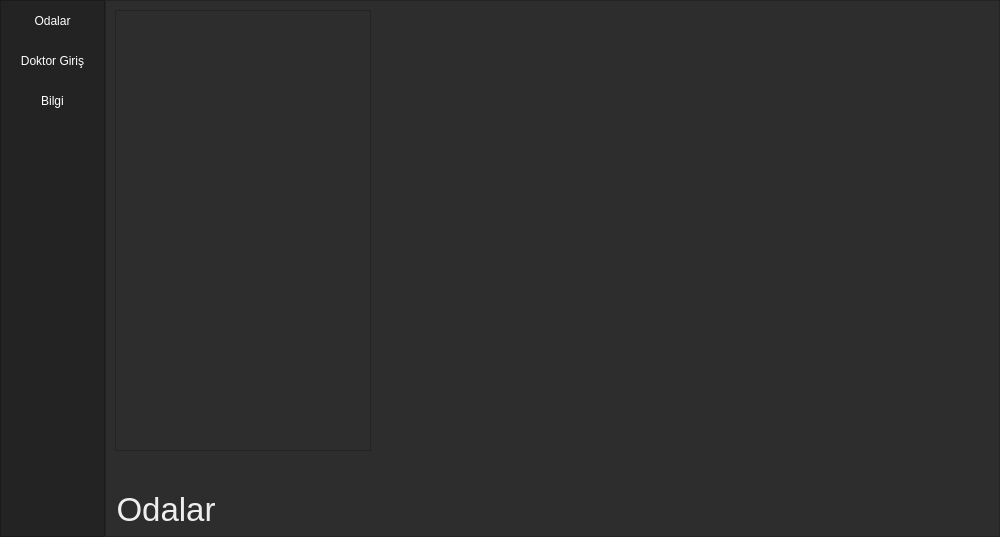
<?xml version="1.0" encoding="UTF-8"?>
<ui version="4.0">
 <class>mainWindow</class>
 <widget class="QMainWindow" name="mainWindow">
  <property name="geometry">
   <rect>
    <x>0</x>
    <y>0</y>
    <width>1000</width>
    <height>537</height>
   </rect>
  </property>
  <property name="minimumSize">
   <size>
    <width>1000</width>
    <height>500</height>
   </size>
  </property>
  <property name="windowTitle">
   <string>Oda Kontrol</string>
  </property>
  <property name="styleSheet">
   <string notr="true">background-color: rgb(45, 45, 45);</string>
  </property>
  <widget class="QWidget" name="centralwidget">
   <layout class="QVBoxLayout" name="verticalLayout">
    <property name="spacing">
     <number>0</number>
    </property>
    <property name="leftMargin">
     <number>0</number>
    </property>
    <property name="topMargin">
     <number>0</number>
    </property>
    <property name="rightMargin">
     <number>0</number>
    </property>
    <property name="bottomMargin">
     <number>0</number>
    </property>
    <item>
     <widget class="QFrame" name="Content">
      <property name="frameShape">
       <enum>QFrame::NoFrame</enum>
      </property>
      <property name="frameShadow">
       <enum>QFrame::Raised</enum>
      </property>
      <layout class="QHBoxLayout" name="horizontalLayout_2">
       <property name="spacing">
        <number>0</number>
       </property>
       <property name="leftMargin">
        <number>0</number>
       </property>
       <property name="topMargin">
        <number>0</number>
       </property>
       <property name="rightMargin">
        <number>0</number>
       </property>
       <property name="bottomMargin">
        <number>0</number>
       </property>
       <item>
        <widget class="QFrame" name="frame_left_menu">
         <property name="minimumSize">
          <size>
           <width>105</width>
           <height>0</height>
          </size>
         </property>
         <property name="maximumSize">
          <size>
           <width>358</width>
           <height>16777215</height>
          </size>
         </property>
         <property name="styleSheet">
          <string notr="true">background-color: rgb(35, 35, 35);</string>
         </property>
         <property name="frameShape">
          <enum>QFrame::StyledPanel</enum>
         </property>
         <property name="frameShadow">
          <enum>QFrame::Raised</enum>
         </property>
         <layout class="QVBoxLayout" name="verticalLayout_3">
          <property name="leftMargin">
           <number>0</number>
          </property>
          <property name="topMargin">
           <number>0</number>
          </property>
          <property name="rightMargin">
           <number>0</number>
          </property>
          <property name="bottomMargin">
           <number>0</number>
          </property>
          <item alignment="Qt::AlignTop">
           <widget class="QFrame" name="frame_top_menus">
            <property name="frameShape">
             <enum>QFrame::NoFrame</enum>
            </property>
            <property name="frameShadow">
             <enum>QFrame::Raised</enum>
            </property>
            <layout class="QVBoxLayout" name="verticalLayout_4">
             <property name="spacing">
              <number>0</number>
             </property>
             <property name="leftMargin">
              <number>0</number>
             </property>
             <property name="topMargin">
              <number>0</number>
             </property>
             <property name="rightMargin">
              <number>0</number>
             </property>
             <property name="bottomMargin">
              <number>0</number>
             </property>
             <item>
              <widget class="QPushButton" name="odalarButton">
               <property name="minimumSize">
                <size>
                 <width>0</width>
                 <height>40</height>
                </size>
               </property>
               <property name="styleSheet">
                <string notr="true">QPushButton {
	color: rgb(255, 255, 255);
	background-color: rgb(35, 35, 35);
	border: 0px solid;
}
QPushButton:hover {
	background-color: rgb(85, 170, 255);
}</string>
               </property>
               <property name="text">
                <string>Odalar</string>
               </property>
              </widget>
             </item>
             <item>
              <widget class="QPushButton" name="girisButton">
               <property name="minimumSize">
                <size>
                 <width>0</width>
                 <height>40</height>
                </size>
               </property>
               <property name="styleSheet">
                <string notr="true">QPushButton {
	color: rgb(255, 255, 255);
	background-color: rgb(35, 35, 35);
	border: 0px solid;
}
QPushButton:hover {
	background-color: rgb(85, 170, 255);
}</string>
               </property>
               <property name="text">
                <string>Doktor Giriş</string>
               </property>
              </widget>
             </item>
             <item>
              <widget class="QPushButton" name="infoButton">
               <property name="minimumSize">
                <size>
                 <width>0</width>
                 <height>40</height>
                </size>
               </property>
               <property name="styleSheet">
                <string notr="true">QPushButton {
	color: rgb(255, 255, 255);
	background-color: rgb(35, 35, 35);
	border: 0px solid;
}
QPushButton:hover {
	background-color: rgb(85, 170, 255);
}</string>
               </property>
               <property name="text">
                <string>Bilgi</string>
               </property>
              </widget>
             </item>
            </layout>
           </widget>
          </item>
         </layout>
        </widget>
       </item>
       <item>
        <widget class="QFrame" name="frame_pages">
         <property name="frameShape">
          <enum>QFrame::StyledPanel</enum>
         </property>
         <property name="frameShadow">
          <enum>QFrame::Raised</enum>
         </property>
         <layout class="QVBoxLayout" name="verticalLayout_5">
          <item>
           <widget class="QStackedWidget" name="stackedWidget">
            <property name="enabled">
             <bool>true</bool>
            </property>
            <property name="currentIndex">
             <number>0</number>
            </property>
            <widget class="QWidget" name="odalarPage">
             <widget class="QLabel" name="label_2">
              <property name="geometry">
               <rect>
                <x>0</x>
                <y>480</y>
                <width>102</width>
                <height>38</height>
               </rect>
              </property>
              <property name="font">
               <font>
                <pointsize>25</pointsize>
               </font>
              </property>
              <property name="styleSheet">
               <string notr="true">color: rgb(238, 238, 236);</string>
              </property>
              <property name="text">
               <string>Odalar</string>
              </property>
              <property name="alignment">
               <set>Qt::AlignCenter</set>
              </property>
             </widget>
             <widget class="QListWidget" name="odalarList">
              <property name="geometry">
               <rect>
                <x>0</x>
                <y>0</y>
                <width>256</width>
                <height>441</height>
               </rect>
              </property>
             </widget>
            </widget>
            <widget class="QWidget" name="girisPage">
             <widget class="QLabel" name="label">
              <property name="geometry">
               <rect>
                <x>0</x>
                <y>480</y>
                <width>181</width>
                <height>38</height>
               </rect>
              </property>
              <property name="font">
               <font>
                <pointsize>25</pointsize>
               </font>
              </property>
              <property name="styleSheet">
               <string notr="true">color: rgb(238, 238, 236);</string>
              </property>
              <property name="text">
               <string>Doktor Giriş</string>
              </property>
              <property name="alignment">
               <set>Qt::AlignCenter</set>
              </property>
             </widget>
            </widget>
            <widget class="QWidget" name="infoPage">
             <layout class="QVBoxLayout" name="verticalLayout_8">
              <item>
               <widget class="QLabel" name="label_3">
                <property name="font">
                 <font>
                  <pointsize>25</pointsize>
                 </font>
                </property>
                <property name="styleSheet">
                 <string notr="true">color: rgb(238, 238, 236);</string>
                </property>
                <property name="text">
                 <string>CyprusRobotics © 2021 v0.0.1</string>
                </property>
                <property name="alignment">
                 <set>Qt::AlignCenter</set>
                </property>
               </widget>
              </item>
             </layout>
            </widget>
           </widget>
          </item>
         </layout>
        </widget>
       </item>
      </layout>
     </widget>
    </item>
   </layout>
  </widget>
 </widget>
 <resources/>
 <connections/>
</ui>
